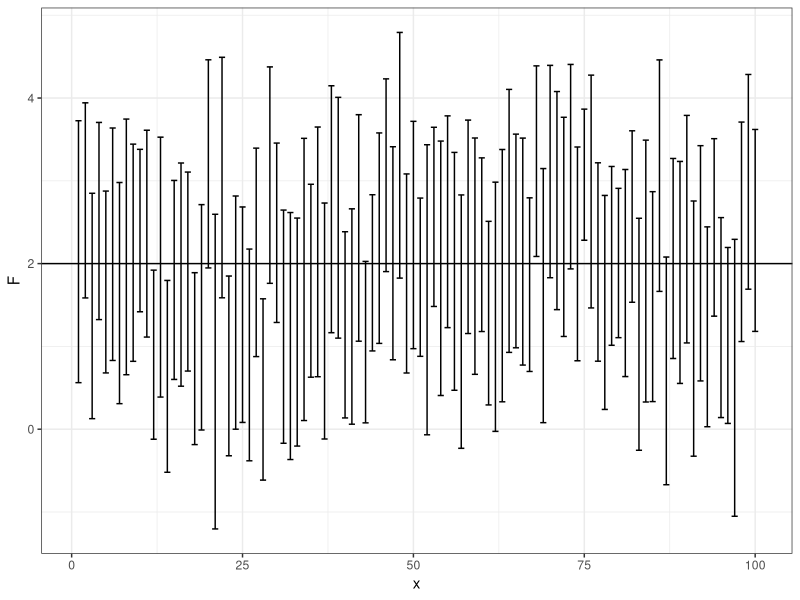
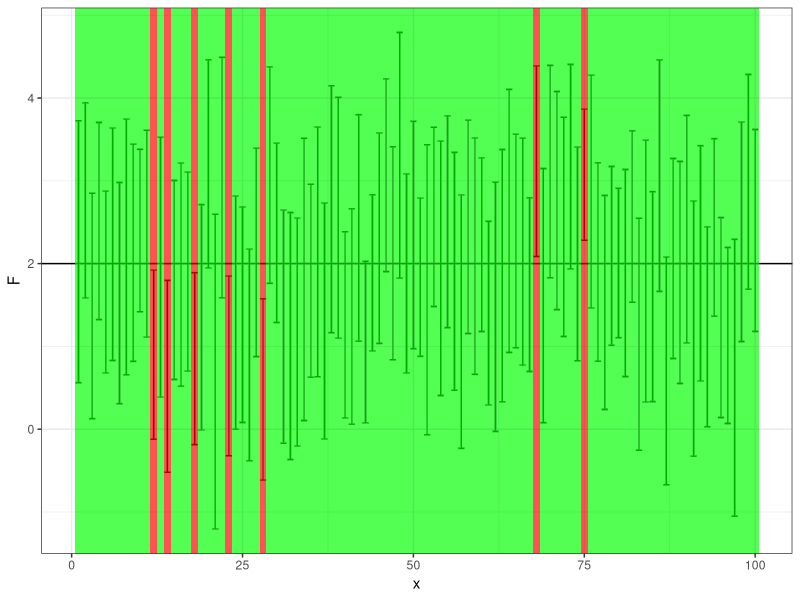

R code for these plots, in order:
library("ggplot2")
# 4.5

# Initalize parameters of the simulation and data structures
n <- 20
mu <- 2
sigma <- 3
N <- 100
z.975 <- qnorm(0.975)
inferior <- numeric(N)
superior <- numeric(N)

# Simulate N samples of N(mu, sigma) and compute confidence interval of the mean of the sample
for(i in 1:N) {
  
  # Simulate data
  x <- rnorm(n, mu, sigma)
  
  # Compute mean value
  average <- mean(x)
  
  # Compute standard error of the mean
  sem <- sd(x)/sqrt(n)
  
  # Compute lower and upper bounds of the confidence interval
  inf <- average - z.975 * sem
  sup <- average + z.975 * sem
  
  # Store these values
  inferior[i] <- inf
  superior[i] <- sup
}

# Is the theoretical (actual) mean within the confidence interval?
result <- mu > inferior & mu < superior

# Plot results
# Generate data frame with data to feed to ggplot2 
df <- data.frame(x = 1:N,
                 F = rep(mu, N),
                 L = inferior,
                 U = superior,
                 R = result)

# Generate ggplot
p <- ggplot(df, aes(x = x, y = F)) +
  geom_hline(yintercept = mu) +
  geom_errorbar(aes(ymax = U, ymin = L)) +
  theme_bw()

p

# Add colors according to result
for(i in 1:N) {
  left <- i - 0.5
  right <- i + 0.5
  if(result[i]) {
    # If the mean is contained in the CI, give green background
    p <- p + geom_rect(aes(ymin= -Inf, ymax = Inf), fill = "green", xmin = left, xmax = right, alpha = 0.01)
  } else {
    # Else, give red background
    p <- p + geom_rect(aes(ymin= -Inf, ymax = Inf), fill = "red", xmin = left, xmax = right, alpha = 0.01)
  }
}

p
